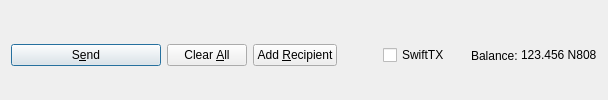
         <widget class="QFrame" name="frame_Send">
          <layout class="QHBoxLayout" name="horizontalLayout">
           <property name="bottomMargin">
            <number>0</number>
           </property>
           <item>
            <widget class="QPushButton" name="sendButton">
             <property name="minimumSize">
              <size>
               <width>150</width>
               <height>0</height>
              </size>
             </property>
             <property name="toolTip">
              <string>Confirm the send action</string>
             </property>
             <property name="text">
              <string>S&amp;end</string>
             </property>
             <property name="icon">
              <iconset resource="../new808coin.qrc">
               <normaloff>:/icons/send</normaloff>:/icons/send</iconset>
             </property>
             <property name="autoDefault">
              <bool>false</bool>
             </property>
             <property name="default">
              <bool>true</bool>
             </property>
            </widget>
           </item>
           <item>
            <widget class="QPushButton" name="clearButton">
             <property name="sizePolicy">
              <sizepolicy hsizetype="Minimum" vsizetype="Fixed">
               <horstretch>0</horstretch>
               <verstretch>0</verstretch>
              </sizepolicy>
             </property>
             <property name="toolTip">
              <string>Clear all fields of the form.</string>
             </property>
             <property name="text">
              <string>Clear &amp;All</string>
             </property>
             <property name="icon">
              <iconset resource="../new808coin.qrc">
               <normaloff>:/icons/remove</normaloff>:/icons/remove</iconset>
             </property>
             <property name="autoDefault">
              <bool>false</bool>
             </property>
            </widget>
           </item>
           <item>
            <widget class="QPushButton" name="addButton">
             <property name="toolTip">
              <string>Send to multiple recipients at once</string>
             </property>
             <property name="text">
              <string>Add &amp;Recipient</string>
             </property>
             <property name="icon">
              <iconset resource="../new808coin.qrc">
               <normaloff>:/icons/add</normaloff>:/icons/add</iconset>
             </property>
             <property name="autoDefault">
              <bool>false</bool>
             </property>
            </widget>
           </item>
           <item>
            <spacer name="horizontalSpacer">
             <property name="orientation">
              <enum>Qt::Horizontal</enum>
             </property>
             <property name="sizeHint" stdset="0">
              <size>
               <width>40</width>
               <height>20</height>
              </size>
             </property>
            </spacer>
           </item>
           <item>
            <layout class="QHBoxLayout" name="horizontalLayout_2">
             <property name="spacing">
              <number>3</number>
             </property>
             <item>
              <widget class="QCheckBox" name="checkSwiftTX">
               <property name="enabled">
                <bool>true</bool>
               </property>
               <property name="minimumSize">
                <size>
                 <width>85</width>
                 <height>0</height>
                </size>
               </property>
               <property name="text">
                <string>SwiftTX</string>
               </property>
              </widget>
             </item>
             <item>
              <widget class="QLabel" name="label">
               <property name="text">
                <string>Balance:</string>
               </property>
              </widget>
             </item>
             <item>
              <widget class="QLabel" name="labelBalance">
               <property name="sizePolicy">
                <sizepolicy hsizetype="Preferred" vsizetype="Fixed">
                 <horstretch>0</horstretch>
                 <verstretch>0</verstretch>
                </sizepolicy>
               </property>
               <property name="cursor">
                <cursorShape>IBeamCursor</cursorShape>
               </property>
               <property name="text">
                <string notr="true">123.456 N808</string>
               </property>
               <property name="textInteractionFlags">
                <set>Qt::LinksAccessibleByMouse|Qt::TextSelectableByKeyboard|Qt::TextSelectableByMouse</set>
               </property>
              </widget>
             </item>
            </layout>
           </item>
          </layout>
         </widget>
